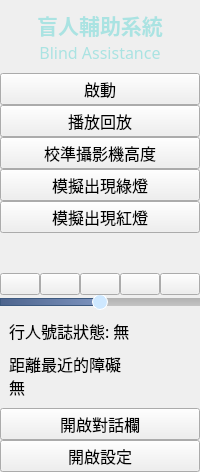
     <widget class="QFrame" name="menu_frame">
      <property name="enabled">
       <bool>true</bool>
      </property>
      <property name="sizePolicy">
       <sizepolicy hsizetype="Expanding" vsizetype="Preferred">
        <horstretch>0</horstretch>
        <verstretch>0</verstretch>
       </sizepolicy>
      </property>
      <property name="minimumSize">
       <size>
        <width>0</width>
        <height>0</height>
       </size>
      </property>
      <property name="maximumSize">
       <size>
        <width>16777215</width>
        <height>16777215</height>
       </size>
      </property>
      <property name="styleSheet">
       <string notr="true"/>
      </property>
      <property name="frameShape">
       <enum>QFrame::NoFrame</enum>
      </property>
      <property name="frameShadow">
       <enum>QFrame::Raised</enum>
      </property>
      <layout class="QVBoxLayout" name="verticalLayout_3" stretch="0,0,0,0,0,0">
       <property name="spacing">
        <number>0</number>
       </property>
       <property name="leftMargin">
        <number>0</number>
       </property>
       <property name="topMargin">
        <number>0</number>
       </property>
       <property name="rightMargin">
        <number>0</number>
       </property>
       <property name="bottomMargin">
        <number>0</number>
       </property>
       <item>
        <layout class="QHBoxLayout" name="horizontalLayout_6">
         <item>
          <layout class="QVBoxLayout" name="verticalLayout_2">
           <property name="leftMargin">
            <number>9</number>
           </property>
           <property name="topMargin">
            <number>9</number>
           </property>
           <property name="rightMargin">
            <number>9</number>
           </property>
           <property name="bottomMargin">
            <number>9</number>
           </property>
           <item>
            <widget class="QLabel" name="name_1">
             <property name="font">
              <font>
               <family>微軟正黑體</family>
               <pointsize>16</pointsize>
               <weight>75</weight>
               <bold>true</bold>
              </font>
             </property>
             <property name="styleSheet">
              <string notr="true">color: #AAE3E2;</string>
             </property>
             <property name="text">
              <string>盲人輔助系統</string>
             </property>
             <property name="alignment">
              <set>Qt::AlignCenter</set>
             </property>
            </widget>
           </item>
           <item>
            <widget class="QLabel" name="name_2">
             <property name="font">
              <font>
               <family>微軟正黑體</family>
               <pointsize>12</pointsize>
              </font>
             </property>
             <property name="styleSheet">
              <string notr="true">color: #AAE3E2;</string>
             </property>
             <property name="text">
              <string>Blind Assistance</string>
             </property>
             <property name="alignment">
              <set>Qt::AlignCenter</set>
             </property>
            </widget>
           </item>
          </layout>
         </item>
        </layout>
       </item>
       <item>
        <layout class="QVBoxLayout" name="menu_btns">
         <property name="spacing">
          <number>0</number>
         </property>
         <item>
          <widget class="QPushButton" name="toggle_camera_btn">
           <property name="sizePolicy">
            <sizepolicy hsizetype="Minimum" vsizetype="Fixed">
             <horstretch>0</horstretch>
             <verstretch>0</verstretch>
            </sizepolicy>
           </property>
           <property name="font">
            <font>
             <family>微軟正黑體</family>
             <pointsize>12</pointsize>
            </font>
           </property>
           <property name="text">
            <string>啟動</string>
           </property>
           <property name="icon">
            <iconset resource="resources.qrc">
             <normaloff>:/img/play_light.png</normaloff>
             <normalon>:/img/stop_dark.png</normalon>:/img/play_light.png</iconset>
           </property>
           <property name="iconSize">
            <size>
             <width>24</width>
             <height>24</height>
            </size>
           </property>
           <property name="checkable">
            <bool>true</bool>
           </property>
           <property name="checked">
            <bool>false</bool>
           </property>
           <property name="autoExclusive">
            <bool>false</bool>
           </property>
           <property name="flat">
            <bool>false</bool>
           </property>
          </widget>
         </item>
         <item>
          <widget class="QPushButton" name="replay_btn">
           <property name="sizePolicy">
            <sizepolicy hsizetype="Minimum" vsizetype="Fixed">
             <horstretch>0</horstretch>
             <verstretch>0</verstretch>
            </sizepolicy>
           </property>
           <property name="font">
            <font>
             <family>微軟正黑體</family>
             <pointsize>12</pointsize>
            </font>
           </property>
           <property name="text">
            <string>播放回放</string>
           </property>
           <property name="icon">
            <iconset resource="resources.qrc">
             <normaloff>:/img/playback_light.png</normaloff>
             <normalon>:/img/playback_dark.png</normalon>:/img/playback_light.png</iconset>
           </property>
           <property name="iconSize">
            <size>
             <width>24</width>
             <height>24</height>
            </size>
           </property>
           <property name="checkable">
            <bool>true</bool>
           </property>
           <property name="autoExclusive">
            <bool>false</bool>
           </property>
           <property name="flat">
            <bool>false</bool>
           </property>
          </widget>
         </item>
         <item>
          <widget class="QPushButton" name="adjust_camera_height_btn">
           <property name="sizePolicy">
            <sizepolicy hsizetype="Minimum" vsizetype="Fixed">
             <horstretch>0</horstretch>
             <verstretch>0</verstretch>
            </sizepolicy>
           </property>
           <property name="font">
            <font>
             <family>微軟正黑體</family>
             <pointsize>12</pointsize>
            </font>
           </property>
           <property name="text">
            <string>校準攝影機高度</string>
           </property>
           <property name="icon">
            <iconset resource="resources.qrc">
             <normaloff>:/img/camera_light.png</normaloff>:/img/camera_light.png</iconset>
           </property>
           <property name="iconSize">
            <size>
             <width>24</width>
             <height>24</height>
            </size>
           </property>
           <property name="checkable">
            <bool>false</bool>
           </property>
           <property name="autoExclusive">
            <bool>false</bool>
           </property>
          </widget>
         </item>
         <item>
          <widget class="QPushButton" name="green_light_btn">
           <property name="sizePolicy">
            <sizepolicy hsizetype="Minimum" vsizetype="Fixed">
             <horstretch>0</horstretch>
             <verstretch>0</verstretch>
            </sizepolicy>
           </property>
           <property name="font">
            <font>
             <family>微軟正黑體</family>
             <pointsize>12</pointsize>
            </font>
           </property>
           <property name="text">
            <string>模擬出現綠燈</string>
           </property>
           <property name="icon">
            <iconset resource="resources.qrc">
             <normaloff>:/img/green_light.png</normaloff>:/img/green_light.png</iconset>
           </property>
           <property name="iconSize">
            <size>
             <width>24</width>
             <height>24</height>
            </size>
           </property>
           <property name="checkable">
            <bool>true</bool>
           </property>
           <property name="autoExclusive">
            <bool>false</bool>
           </property>
          </widget>
         </item>
         <item>
          <widget class="QPushButton" name="red_light_btn">
           <property name="sizePolicy">
            <sizepolicy hsizetype="Minimum" vsizetype="Fixed">
             <horstretch>0</horstretch>
             <verstretch>0</verstretch>
            </sizepolicy>
           </property>
           <property name="font">
            <font>
             <family>微軟正黑體</family>
             <pointsize>12</pointsize>
            </font>
           </property>
           <property name="text">
            <string>模擬出現紅燈</string>
           </property>
           <property name="icon">
            <iconset resource="resources.qrc">
             <normaloff>:/img/red_light.png</normaloff>:/img/red_light.png</iconset>
           </property>
           <property name="iconSize">
            <size>
             <width>24</width>
             <height>24</height>
            </size>
           </property>
           <property name="checkable">
            <bool>true</bool>
           </property>
           <property name="autoExclusive">
            <bool>false</bool>
           </property>
          </widget>
         </item>
        </layout>
       </item>
       <item>
        <spacer name="verticalSpacer">
         <property name="orientation">
          <enum>Qt::Vertical</enum>
         </property>
         <property name="sizeHint" stdset="0">
          <size>
           <width>20</width>
           <height>40</height>
          </size>
         </property>
        </spacer>
       </item>
       <item>
        <widget class="QWidget" name="playback_widget" native="true">
         <property name="styleSheet">
          <string notr="true">QSlider::groove:horizontal {
	background: qlineargradient(x1:0, y1:0, x2:1, y2:0, stop:0 #4d648d, stop:1 #acc2ef);
	border: 1px solid #3D5A80;
	height: 6px;
}

QSlider::handle:horizontal {
	background: #cee8ff;
	width: 14px;
	margin: -5px -1px;
	border-radius: 8px;
	border: 1px solid white;
}

QSlider::add-page:horizontal {
	background: qlineargradient(x1:0, y1:0, x2:0, y2:1, stop:0 #B1B1B1, stop:1 #c4c4c4);
}
</string>
         </property>
         <layout class="QVBoxLayout" name="verticalLayout_9">
          <property name="spacing">
           <number>0</number>
          </property>
          <property name="leftMargin">
           <number>0</number>
          </property>
          <property name="topMargin">
           <number>0</number>
          </property>
          <property name="rightMargin">
           <number>0</number>
          </property>
          <property name="bottomMargin">
           <number>0</number>
          </property>
          <item>
           <layout class="QVBoxLayout" name="verticalLayout_10">
            <property name="spacing">
             <number>0</number>
            </property>
            <item>
             <layout class="QHBoxLayout" name="horizontalLayout_3">
              <property name="spacing">
               <number>0</number>
              </property>
              <item>
               <widget class="QPushButton" name="pushButton_6">
                <property name="sizePolicy">
                 <sizepolicy hsizetype="Fixed" vsizetype="Fixed">
                  <horstretch>0</horstretch>
                  <verstretch>0</verstretch>
                 </sizepolicy>
                </property>
                <property name="text">
                 <string/>
                </property>
                <property name="icon">
                 <iconset resource="resources.qrc">
                  <normaloff>:/img/playback_light.png</normaloff>:/img/playback_light.png</iconset>
                </property>
               </widget>
              </item>
              <item>
               <widget class="QPushButton" name="pushButton_7">
                <property name="sizePolicy">
                 <sizepolicy hsizetype="Fixed" vsizetype="Fixed">
                  <horstretch>0</horstretch>
                  <verstretch>0</verstretch>
                 </sizepolicy>
                </property>
                <property name="text">
                 <string/>
                </property>
                <property name="icon">
                 <iconset resource="resources.qrc">
                  <normaloff>:/img/playback_light.png</normaloff>:/img/playback_light.png</iconset>
                </property>
               </widget>
              </item>
              <item>
               <widget class="QPushButton" name="pushButton_8">
                <property name="sizePolicy">
                 <sizepolicy hsizetype="Fixed" vsizetype="Fixed">
                  <horstretch>0</horstretch>
                  <verstretch>0</verstretch>
                 </sizepolicy>
                </property>
                <property name="text">
                 <string/>
                </property>
                <property name="icon">
                 <iconset resource="resources.qrc">
                  <normaloff>:/img/playback_light.png</normaloff>:/img/playback_light.png</iconset>
                </property>
               </widget>
              </item>
              <item>
               <widget class="QPushButton" name="pushButton_9">
                <property name="sizePolicy">
                 <sizepolicy hsizetype="Fixed" vsizetype="Fixed">
                  <horstretch>0</horstretch>
                  <verstretch>0</verstretch>
                 </sizepolicy>
                </property>
                <property name="text">
                 <string/>
                </property>
                <property name="icon">
                 <iconset resource="resources.qrc">
                  <normaloff>:/img/playback_light.png</normaloff>:/img/playback_light.png</iconset>
                </property>
               </widget>
              </item>
              <item>
               <widget class="QPushButton" name="pushButton_10">
                <property name="sizePolicy">
                 <sizepolicy hsizetype="Fixed" vsizetype="Fixed">
                  <horstretch>0</horstretch>
                  <verstretch>0</verstretch>
                 </sizepolicy>
                </property>
                <property name="text">
                 <string/>
                </property>
                <property name="icon">
                 <iconset resource="resources.qrc">
                  <normaloff>:/img/playback_light.png</normaloff>:/img/playback_light.png</iconset>
                </property>
               </widget>
              </item>
             </layout>
            </item>
            <item>
             <widget class="QSlider" name="duration">
              <property name="styleSheet">
               <string notr="true"/>
              </property>
              <property name="maximum">
               <number>100</number>
              </property>
              <property name="value">
               <number>50</number>
              </property>
              <property name="orientation">
               <enum>Qt::Horizontal</enum>
              </property>
             </widget>
            </item>
           </layout>
          </item>
         </layout>
        </widget>
       </item>
       <item>
        <layout class="QVBoxLayout" name="alert_labels">
         <property name="spacing">
          <number>9</number>
         </property>
         <property name="leftMargin">
          <number>9</number>
         </property>
         <property name="topMargin">
          <number>9</number>
         </property>
         <property name="rightMargin">
          <number>9</number>
         </property>
         <property name="bottomMargin">
          <number>9</number>
         </property>
         <item>
          <widget class="QLabel" name="alert_label_3">
           <property name="font">
            <font>
             <family>微軟正黑體</family>
             <pointsize>12</pointsize>
            </font>
           </property>
           <property name="text">
            <string>行人號誌狀態: 無</string>
           </property>
           <property name="alignment">
            <set>Qt::AlignLeading|Qt::AlignLeft|Qt::AlignVCenter</set>
           </property>
          </widget>
         </item>
         <item>
          <widget class="QLabel" name="alert_label_1">
           <property name="font">
            <font>
             <family>微軟正黑體</family>
             <pointsize>12</pointsize>
            </font>
           </property>
           <property name="text">
            <string>距離最近的障礙
無</string>
           </property>
           <property name="alignment">
            <set>Qt::AlignLeading|Qt::AlignLeft|Qt::AlignVCenter</set>
           </property>
          </widget>
         </item>
        </layout>
       </item>
       <item>
        <layout class="QVBoxLayout" name="bottom_menu_btns">
         <item>
          <widget class="QPushButton" name="chat_btn">
           <property name="sizePolicy">
            <sizepolicy hsizetype="Minimum" vsizetype="Fixed">
             <horstretch>0</horstretch>
             <verstretch>0</verstretch>
            </sizepolicy>
           </property>
           <property name="font">
            <font>
             <family>微軟正黑體</family>
             <pointsize>12</pointsize>
            </font>
           </property>
           <property name="text">
            <string>開啟對話欄</string>
           </property>
           <property name="icon">
            <iconset resource="resources.qrc">
             <normaloff>:/img/chat_light.png</normaloff>
             <normalon>:/img/chat_dark.png</normalon>:/img/chat_light.png</iconset>
           </property>
           <property name="iconSize">
            <size>
             <width>24</width>
             <height>24</height>
            </size>
           </property>
           <property name="checkable">
            <bool>true</bool>
           </property>
           <property name="autoExclusive">
            <bool>false</bool>
           </property>
          </widget>
         </item>
         <item>
          <widget class="QPushButton" name="setting_btn">
           <property name="sizePolicy">
            <sizepolicy hsizetype="Minimum" vsizetype="Fixed">
             <horstretch>0</horstretch>
             <verstretch>0</verstretch>
            </sizepolicy>
           </property>
           <property name="font">
            <font>
             <family>微軟正黑體</family>
             <pointsize>12</pointsize>
            </font>
           </property>
           <property name="text">
            <string>開啟設定</string>
           </property>
           <property name="icon">
            <iconset resource="resources.qrc">
             <normaloff>:/img/setting_light.png</normaloff>
             <normalon>:/img/setting_dark.png</normalon>:/img/setting_light.png</iconset>
           </property>
           <property name="iconSize">
            <size>
             <width>24</width>
             <height>24</height>
            </size>
           </property>
           <property name="checkable">
            <bool>true</bool>
           </property>
           <property name="autoExclusive">
            <bool>true</bool>
           </property>
          </widget>
         </item>
        </layout>
       </item>
      </layout>
     </widget>
